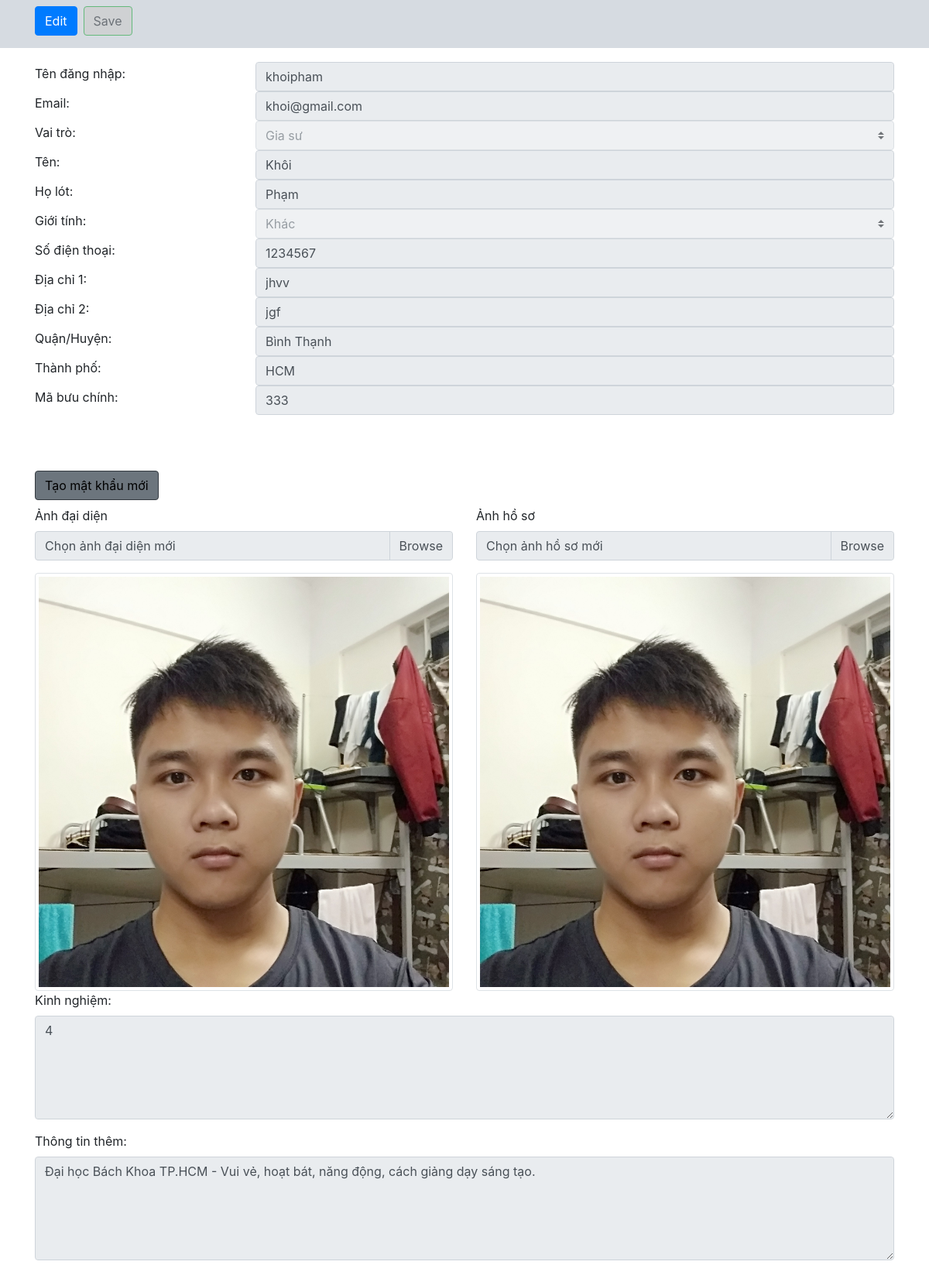
The page /server/multi_login/admin/show_user_info.php?user_id=4 (signed in) on the database its author committed.
### tables this page shows
CREATE TABLE `users_info` ( 
    `user_info_id` int(10) NOT NULL AUTO_INCREMENT,
    `first_name` varchar(100), 
    `last_name` varchar(100), 
    `gender` varchar(100), 
    `phone_number` varchar(100), 
    `address_1` varchar(100), 
    `address_2` varchar(100),
    `district`varchar(100),
    `city`  varchar(100),
    `post_code` varchar(100),
    `user_id` int(10), 
    FOREIGN KEY(user_id) REFERENCES users(id)
    ON DELETE CASCADE,
    PRIMARY KEY (user_info_id) );

CREATE TABLE `users` ( 
    `id` int(10) NOT NULL AUTO_INCREMENT, 
    `username` varchar(100) NOT NULL, 
    `email` varchar(100) NOT NULL, 
    `password` varchar(100) NOT NULL, 
    `user_type` varchar(100) NOT NULL , 
    PRIMARY KEY (id) );

CREATE TABLE `tutor_profile` ( 
    `tutor_profile_id` int(10) NOT NULL AUTO_INCREMENT,
    `experience` varchar(100), 
    `info` varchar(100), 
    `avatar_image` varchar(100) , 
    `profile_image` varchar(100) , 
    `user_id` int(10), 
    FOREIGN KEY(user_id) REFERENCES users(id)         
    ON DELETE CASCADE,
    PRIMARY KEY (tutor_profile_id) );

### server/multi_login/admin/show_user_info.php (the view, shortened to what this page needs)
<?php require "../config.php"; ?>
<?php
$user_id = $_GET['user_id'];
?>
<?php
include('../functions/functions.php');
?>
<!DOCTYPE html>
<html lang="en" class="user-info">
<head>
    <link rel="stylesheet" href="https://cdn.jsdelivr.net/npm/bootstrap@4.5.3/dist/css/bootstrap.min.css">
    <link rel="stylesheet" href="https://netdna.bootstrapcdn.com/font-awesome/4.0.3/css/font-awesome.css">
    <link rel="stylesheet" href="./style.css">
</head>
<body>
    <div class="container mb-5">
        <nav class="navbar fixed-top navbar-light" style="background-color: #d6dbe1;">
            <div class="container mb-2">
                <div class="row">
                    <div class="col-sm-12 d-flex justify-content-end align-items-center">
                        <button onclick="enableEdit('input-info');" class="btn btn-primary mr-2" name="button-edit">Edit
                        </button>
                        <button disabled onclick="confirmSaveInfo()" type="submit" class="btn btn-success btn-outline-dark" id="save" name="btn-save" style="background-color: #ccc">Save
                        </button>
                    </div>
                </div>
            </div>
        </nav>
    </div>
    <form style="margin-top: 5rem;" class="edit-form" method="POST" onsubmit="event.preventDefault()">
        <?php
        $sql = "SELECT * FROM users, users_info WHERE user_id=$user_id AND id=$user_id";
        $result = mysqli_query($con, $sql);
        if (mysqli_num_rows($result) > 0) {
            while ($row = mysqli_fetch_array($result, MYSQLI_ASSOC)) { ?>
                <div class="container form-group">
                    <div class="row">
                        <div class="col-sm-3 d-flex justify-content-start align-items-center">
                            <label for="username">Tên đăng nhập:</label>
                        </div>
                        <div class="col-sm-9">
                            <input name="username" id="username" class="input-info form-control" disabled type="text" value="<?php echo $row['username'] ?>">
                        </div>
                        <div class="col-sm-3 d-flex justify-content-start align-items-center">
                            <label for="email">Email:</label>
                        </div>
                        <div class="col-sm-9">
                            <input name="email" id="email" class="input-info form-control" disabled type="email" value="<?php echo $row['email'] ?>">
                        </div>
                        <div class="col-sm-3 d-flex justify-content-start align-items-center">
                            <label for="user_type">Vai trò:</label>
                        </div>
                        <div class="col-sm-9">
                            <?php
                            if (strval($row['user_type']) == 'tutor') { ?>
                                <select onchange="changeUserTypeShow();" name="user_type" id="<?php echo $row['id'] ?>" class="input-info user_type-class custom-select" disabled>
                                    <option selected value="tutor">Gia sư</option>
                                </select>
                            <?php
                            } else if (strval($row['user_type']) == 'user') { ?>
                                <select onchange="changeUserTypeShow();" name="user_type" id="<?php echo $row['id'] ?>" class="input-info user_type-class custom-select" disabled>
                                    <option value="tutor">Gia sư</option>
                                    <option selected value="user">Học viên</option>
                                </select>
                            <?php
                            }
                            ?>
                        </div>
                        <div class="col-sm-3 d-flex justify-content-start align-items-center">
                            <label for="fname">Tên:</label>
                        </div>
                        <div class="col-sm-9">
                            <input name="fname" id="fname" class="input-info form-control" disabled type="text" value="<?php echo $row['first_name'] ?>">
                        </div>
                        <div class="col-sm-3 d-flex justify-content-start align-items-center">
                            <label for="lname">Họ lót:</label>
                        </div>
                        <div class="col-sm-9">
                            <input name="lname" id="lname" class="input-info form-control" disabled type="text" value="<?php echo $row['last_name'] ?>">
                        </div>
                        <div class="col-sm-3 d-flex justify-content-start align-items-center">
                            <label for="gender">Giới tính:</label>
                        </div>
                        <div class="col-sm-9">
                            <?php
                            if (strval($row['gender']) == 'male') { ?>
                                <select name="gender" id="gender" class="input-info gender-class custom-select" disabled>
                                    <option selected value="male">Nam</option>
                                    <option value="female">Nữ</option>
                                    <option value="other">Khác</option>
                                </select>
                            <?php
                            } else { ?>
                                <select name="gender" id="gender" class="input-info gender-class custom-select" disabled>
                                    <option selected value="other">Khác</option>
                                </select>
                            <?php
                            }
                            ?>
                        </div>
                        <div class="col-sm-3 d-flex justify-content-start align-items-center">
                            <label for="phone_number">Số điện thoại:</label>
                        </div>
                        <div class="col-sm-9">
                            <input name="phone_number" id="phone_number" class="input-info form-control" disabled type="number" value="<?php echo $row['phone_number'] ?>">
                        </div>
                        <div class="col-sm-3 d-flex justify-content-start align-items-center">
                            <label for="address_1">Địa chỉ 1:</label>
                        </div>
                        <div class="col-sm-9">
                            <input name="address_1" id="address_1" class="input-info form-control" disabled type="text" value="<?php echo $row['address_1'] ?>">
                        </div>
                        <div class="col-sm-3 d-flex justify-content-start align-items-center">
                            <label for="address_2">Địa chỉ 2:</label>
                        </div>
                        <div class="col-sm-9">
                            <input name="address_2" id="address_2" class="input-info form-control" disabled type="text" value="<?php echo $row['address_2'] ?>">
                        </div>
                        <div class="col-sm-3 d-flex justify-content-start align-items-center">
                            <label for="district">Quận/Huyện:</label>
                        </div>
                        <div class="col-sm-9">
                            <input name="district" id="district" class="input-info form-control" disabled type="text" value="<?php echo $row['district'] ?>">
                        </div>
                        <div class="col-sm-3 d-flex justify-content-start align-items-center">
                            <label for="city">Thành phố:</label>
                        </div>
                        <div class="col-sm-9">
                            <input name="city" id="city" class="input-info form-control" disabled type="text" value="<?php echo $row['city'] ?>">
                        </div>
                        <div class="col-sm-3 d-flex justify-content-start align-items-center">
                            <label for="post_code">Mã bưu chính:</label>
                        </div>
                        <div class="col-sm-9">
                            <input name="post_code" id="post_code" class="input-info form-control" disabled type="number" value="<?php echo $row['post_code'] ?>">
                        </div>
                    </div>
                    <div></div><br><br><br>
                    <div>
                        <div class="row">
                            <div class="col-sm-3">
                                <div>
                                    <input class="btn btn-secondary btn-outline-dark" name="new_password" id="new_password" type="button" style="color: black" value="Tạo mật khẩu mới" onclick="
                                    loadFile('new-password', 'form_create_password.php');
                                    document.getElementById('new_password').setAttribute('disabled', true);">
                                </div>
                            </div>
                            <div class="col-sm-9">
                            </div>
                        </div>
                    </div>
                    <div class="show_profile">
                        <?php
                        if ($row['user_type'] == 'tutor') {
                            $sql = "SELECT * FROM tutor_profile WHERE user_id=$user_id";
                            $result = mysqli_query($con, $sql);
                            if (mysqli_num_rows($result) > 0) {
                                while ($row = mysqli_fetch_array($result, MYSQLI_ASSOC)) { ?>
                                    <div class="row">
                                        <div class="col-sm-6 d-flex justify-content-start mt-2">
                                            <label for="avatar_image">Ảnh đại diện</label>
                                        </div>
                                        <div class="col-sm-6 d-flex justify-content-start mt-2">
                                            <label for=" profile_image">Ảnh hồ sơ</label>
                                        </div>
                                        <div class="col-sm-6">
                                            <div class="custom-file mb-3">
                                                <label class="custom-file-label" for="avatar_image">Chọn ảnh đại diện mới</label>
                                            </div>
                                            <div class="img-container">
                                                <img class="ava-pro-img-format img-fluid img-thumbnail" id="avatar_image_1" src="../../resource/img_avatar/<?php echo $row['avatar_image'] ?>" alt="avatar">
                                            </div>
                                        </div>
                                        <div class="col-sm-6">
                                            <div>
                                                <div class="custom-file mb-3">
                                                    <label class="custom-file-label" for="profile_image">Chọn ảnh hồ sơ mới</label>
                                                </div>
                                                <div class="img-container">
                                                    <img class="ava-pro-img-format img-fluid img-thumbnail" id="profile_image_1" src="../../resource/img_profile/<?php echo $row['profile_image'] ?>" alt="profile">
                                                </div>
                                            </div>
                                        </div>
                                        <div class="col-sm-12">
                                            <div class="form-group">
                                                <label for="experience">Kinh nghiệm:</label>
                                                <textarea class="form-control input-info experience" disabled rows="5" name="experience"><?php echo $row['experience']; ?></textarea>
                                            </div>
                                        </div>
                                        <div class="col-sm-12">
                                            <div class="form-group">
                                                <label for="info">Thông tin thêm:</label>
                                                <textarea class="form-control input-info info" disabled rows="5" name="info"><?php echo $row['info']; ?></textarea>
                                            </div>
                                        </div>
                                    </div>
                                    <?php
                                }
                            }
                        }
                    }
                }
                ?>
                    </div>
                </div>
    </form>
</body>
</html>

### server/multi_login/admin/style.css (style rules this page uses)
.ava-pro-img-format { position: absolute; top: 0; bottom: 0; left: 0; right: 0; width: 100%; height: 100%; object-position: center; }
.img-container { position: relative; width: 100%; }
.img-container::after { content: ""; display: block; padding-bottom: 100%; }

### server/multi_login/admin/show_user_info.php (style rules this page uses)
.ava-pro-img-format { position: absolute; top: 0; bottom: 0; left: 0; right: 0; width: 100%; height: 100%; object-position: center; }
.img-container { position: relative; width: 100%; }
.img-container::after { content: ""; display: block; padding-bottom: 100%; }

### rows shown on the page
users_info: username "khoipham", email "khoi@gmail.com", user_type "Gia sư", fname "Khôi", lname "Phạm", phone_number "1234567", address_1 "jhvv", address_2 "jgf", district "Bình Thạnh", city "HCM", post_code "333"
tutor_profile: avatar_image (picture), profile_image (picture), experience "4", info "Đại học Bách Khoa TP.HCM - Vui vẻ, hoạt bát, năng động, cách giảng dạy sáng tạo."
